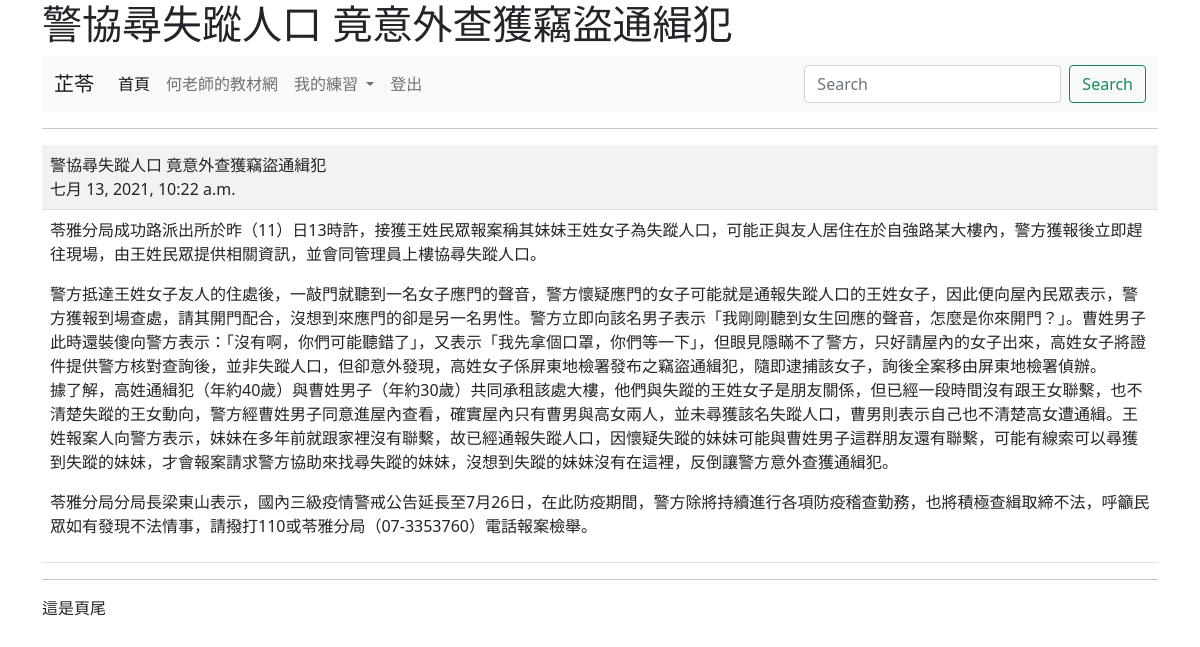
The page /show/4/ (signed in) on the database its author committed.
### mysite/models.py (models this page shows, shortened)
class Post(models.Model):
	title = models.CharField(max_length=200)
	content = models.TextField()
	pub_date = models.DateTimeField(default=timezone.now)
	class Meta:
		ordering = ('-pub_date',)

### mysite/views.py (the view)
# urls.py: path('show/<int:id>/',views.show),
@login_required(login_url="/admin/login/")
def show(request, id):
	try:
		post = Post.objects.get(id=id)
	except:
		return redirect("/news/")
	return render(request, "show.html", locals())

### templates/show.html (shortened to what this page needs)
{% extends "base.html" %}
{% block main %}
	<hr>
	<table class="table table-striped">
	   	<tr>
	   		<td>
	   			{{ post.title }}<br>
	   			{{ post.pub_date }}
	   		</td>
		</tr>
		<tr>
			<td>
				{{post.content | linebreaks }}
			</td>
		</tr>
	</table>
{% endblock %}

### templates/menu.html (shortened to what this page needs)
<nav class="navbar navbar-expand-lg navbar-light bg-light">
    <div class="container-fluid">
      <a class="navbar-brand" href="#">
        {% if request.user.is_authenticated %}
          {{ request.user.first_name }}
        {% else %}
          未登入的訪客
        {% endif %}
      </a>
      <div class="collapse navbar-collapse" id="navbarSupportedContent">
        <ul class="navbar-nav me-auto mb-2 mb-lg-0">
          <li class="nav-item">
            <a class="nav-link active" aria-current="page" href="/">首頁</a>
          </li>
          <li class="nav-item">
            <a class="nav-link" href="https://104.es">何老師的教材網</a>
          </li>
          <li class="nav-item dropdown">
            <a class="nav-link dropdown-toggle" href="#" id="navbarDropdown" role="button" data-bs-toggle="dropdown" aria-expanded="false">
              我的練習
            </a>
          </li>
          {% if request.user.is_authenticated %}
          <li class="nav-item">
            <a class="nav-link" href="/logout/" tabindex="-1">登出</a>
          </li>
          {% else %}
          <li class="nav-item">
            <a class="nav-link" href="/admin/login/?next=/" tabindex="-1">登入</a>
          </li>
          {% endif %}
        </ul>
        <form class="d-flex">
          <input class="form-control me-2" type="search" placeholder="Search" aria-label="搜尋">
          <button class="btn btn-outline-success" type="submit">Search</button>
        </form>
      </div>
    </div>
  </nav>

### rows shown on the page
Post: title "警協尋失蹤人口 竟意外查獲竊盜通緝犯", pub_date "七月 13, 2021, 10:22 a.m.", content "苓雅分局成功路派出所於昨（11）日13時許，接獲王姓民眾報案稱其妹妹王姓女子為失蹤人口，可能正與友人居住在於自強路某大樓內，警方獲報後立即趕往現場，由王姓民眾提供相關資訊，並會同管理員上樓協尋失蹤人口。 警方抵達王姓女子友人的住處後，一敲門就聽到一名女子應門的聲音，警方懷疑應門的女子可能就是通報失蹤人口的王姓女子，因此便向屋內民眾表示，警方獲報到場查處，請其開門配合，沒想到來應門的卻是另一名男性。警方立即向該名男子表示「我剛剛聽到女生回應的聲音，怎麼是你來開門？」。曹姓男子此時還裝傻向警方表示：「沒有啊，你們可能聽錯了」，又表示「我先拿個口罩，你們等一下」，但眼見隱瞞不了警方，只好請屋內的女子出來，高姓女子將證件提供警方核對查詢後，並非失蹤人口，但卻意外發現，高姓女子係屏東地檢署發布之竊盜通緝犯，隨即逮捕該女子，詢後全案移由屏東地檢署偵辦。 據了解，高姓通緝犯（年約40歲）與曹姓男子（年約30歲）共同承租該處大樓，他們與失蹤的王姓女子是朋友關係，但已經一段時間沒有跟王女聯繫，也不清楚失蹤的王女動向，警方經曹姓男子同意進屋內查看，確實屋內只有曹男與高女兩人，並未尋獲該名失蹤人口，曹男則表示自己也不清楚高女遭通緝。王姓報案人向警方表示，妹妹在多年前就跟家裡沒有聯繫，故已經通報失蹤人口，因懷疑失蹤的妹妹可能與曹姓男子這群朋友還有聯繫，可能有線索可以尋獲到失蹤的妹妹，才會報案請求警方協助來找尋失蹤的妹妹，沒想到失蹤的妹妹沒有在這裡，反倒讓警方意外查獲通緝犯。…"

### other values the page prints
{{ request.user.first_name }} "芷苓"
